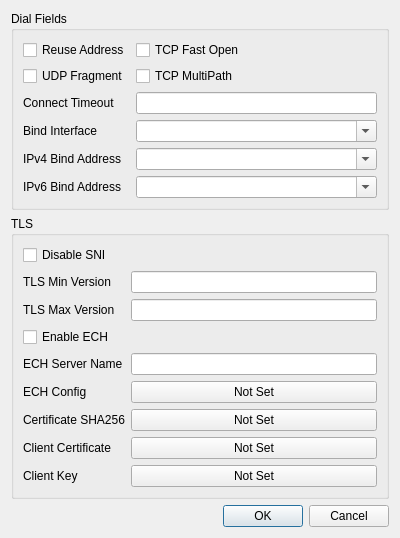
<?xml version="1.0" encoding="UTF-8"?>
<ui version="4.0">
 <class>EditAdvanced</class>
 <widget class="QDialog" name="EditAdvanced">
  <property name="geometry">
   <rect>
    <x>0</x>
    <y>0</y>
    <width>400</width>
    <height>534</height>
   </rect>
  </property>
  <property name="windowTitle">
   <string>Dialog</string>
  </property>
  <layout class="QGridLayout" name="gridLayout">
   <item row="0" column="0">
    <widget class="QGroupBox" name="dial_box">
     <property name="title">
      <string>Dial Fields</string>
     </property>
     <layout class="QGridLayout" name="gridLayout_2">
      <item row="2" column="0">
       <widget class="QLabel" name="label">
        <property name="text">
         <string>Connect Timeout</string>
        </property>
       </widget>
      </item>
      <item row="2" column="1">
       <widget class="QLineEdit" name="connect_timeout"/>
      </item>
      <item row="3" column="0">
       <widget class="QLabel" name="label_bind_ifc">
        <property name="text">
         <string>Bind Interface</string>
        </property>
       </widget>
      </item>
      <item row="3" column="1">
       <widget class="QComboBox" name="bind_interface">
        <property name="editable">
         <bool>true</bool>
        </property>
       </widget>
      </item>
      <item row="4" column="0">
       <widget class="QLabel" name="label_inet4_bind">
        <property name="text">
         <string>IPv4 Bind Address</string>
        </property>
       </widget>
      </item>
      <item row="4" column="1">
       <widget class="QComboBox" name="inet4_bind_address">
        <property name="editable">
         <bool>true</bool>
        </property>
       </widget>
      </item>
      <item row="5" column="0">
       <widget class="QLabel" name="label_inet6_bind">
        <property name="text">
         <string>IPv6 Bind Address</string>
        </property>
       </widget>
      </item>
      <item row="5" column="1">
       <widget class="QComboBox" name="inet6_bind_address">
        <property name="editable">
         <bool>true</bool>
        </property>
       </widget>
      </item>
      <item row="0" column="1">
       <widget class="QCheckBox" name="tcp_fast_open">
        <property name="text">
         <string>TCP Fast Open</string>
        </property>
       </widget>
      </item>
      <item row="1" column="1">
       <widget class="QCheckBox" name="tcp_multipath">
        <property name="text">
         <string>TCP MultiPath</string>
        </property>
       </widget>
      </item>
      <item row="0" column="0">
       <widget class="QCheckBox" name="reuse_addr">
        <property name="text">
         <string>Reuse Address</string>
        </property>
       </widget>
      </item>
      <item row="1" column="0">
       <widget class="QCheckBox" name="udp_fragment">
        <property name="text">
         <string>UDP Fragment</string>
        </property>
       </widget>
      </item>
     </layout>
    </widget>
   </item>
   <item row="2" column="0">
    <widget class="QDialogButtonBox" name="buttonBox">
     <property name="orientation">
      <enum>Qt::Orientation::Horizontal</enum>
     </property>
     <property name="standardButtons">
      <set>QDialogButtonBox::StandardButton::Cancel|QDialogButtonBox::StandardButton::Ok</set>
     </property>
    </widget>
   </item>
   <item row="1" column="0">
    <widget class="QGroupBox" name="tls_box">
     <property name="title">
      <string>TLS</string>
     </property>
     <layout class="QFormLayout" name="formLayout">
      <item row="3" column="0">
       <widget class="QCheckBox" name="enable_ech">
        <property name="text">
         <string>Enable ECH</string>
        </property>
       </widget>
      </item>
      <item row="5" column="0">
       <widget class="QLabel" name="label_2">
        <property name="text">
         <string>ECH Config</string>
        </property>
       </widget>
      </item>
      <item row="5" column="1">
       <widget class="QPushButton" name="ech_config">
        <property name="text">
         <string>Not Set</string>
        </property>
       </widget>
      </item>
      <item row="6" column="0">
       <widget class="QLabel" name="label_3">
        <property name="text">
         <string>Certificate SHA256</string>
        </property>
       </widget>
      </item>
      <item row="6" column="1">
       <widget class="QPushButton" name="cert_sha256">
        <property name="text">
         <string>Not Set</string>
        </property>
       </widget>
      </item>
      <item row="7" column="0">
       <widget class="QLabel" name="label_4">
        <property name="text">
         <string>Client Certificate</string>
        </property>
       </widget>
      </item>
      <item row="7" column="1">
       <widget class="QPushButton" name="client_cert">
        <property name="text">
         <string>Not Set</string>
        </property>
       </widget>
      </item>
      <item row="8" column="0">
       <widget class="QLabel" name="label_5">
        <property name="text">
         <string>Client Key</string>
        </property>
       </widget>
      </item>
      <item row="8" column="1">
       <widget class="QPushButton" name="client_key">
        <property name="text">
         <string>Not Set</string>
        </property>
       </widget>
      </item>
      <item row="0" column="0">
       <widget class="QCheckBox" name="disable_sni">
        <property name="text">
         <string>Disable SNI</string>
        </property>
       </widget>
      </item>
      <item row="1" column="0">
       <widget class="QLabel" name="label_6">
        <property name="text">
         <string>TLS Min Version</string>
        </property>
       </widget>
      </item>
      <item row="1" column="1">
       <widget class="QLineEdit" name="min_version"/>
      </item>
      <item row="2" column="0">
       <widget class="QLabel" name="label_7">
        <property name="text">
         <string>TLS Max Version</string>
        </property>
       </widget>
      </item>
      <item row="2" column="1">
       <widget class="QLineEdit" name="max_version"/>
      </item>
      <item row="4" column="0">
       <widget class="QLabel" name="label_8">
        <property name="toolTip">
         <string>&lt;html&gt;&lt;head/&gt;&lt;body&gt;&lt;h4 style=&quot; margin-top:12px; margin-bottom:12px; margin-left:0px; margin-right:0px; -qt-block-indent:0; text-indent:0px;&quot;&gt;&lt;a name=&quot;query_server_name&quot;/&gt;&lt;span style=&quot; font-size:medium; font-weight:700;&quot;&gt;q&lt;/span&gt;&lt;span style=&quot; font-size:medium; font-weight:700;&quot;&gt;uery_server_name in sing-box&lt;/span&gt;&lt;/h4&gt;&lt;/body&gt;&lt;/html&gt;</string>
        </property>
        <property name="text">
         <string>ECH Server Name</string>
        </property>
       </widget>
      </item>
      <item row="4" column="1">
       <widget class="QLineEdit" name="ech_server_name"/>
      </item>
     </layout>
    </widget>
   </item>
  </layout>
 </widget>
 <resources/>
 <connections>
  <connection>
   <sender>buttonBox</sender>
   <signal>accepted()</signal>
   <receiver>EditAdvanced</receiver>
   <slot>accept()</slot>
   <hints>
    <hint type="sourcelabel">
     <x>248</x>
     <y>254</y>
    </hint>
    <hint type="destinationlabel">
     <x>157</x>
     <y>274</y>
    </hint>
   </hints>
  </connection>
  <connection>
   <sender>buttonBox</sender>
   <signal>rejected()</signal>
   <receiver>EditAdvanced</receiver>
   <slot>reject()</slot>
   <hints>
    <hint type="sourcelabel">
     <x>316</x>
     <y>260</y>
    </hint>
    <hint type="destinationlabel">
     <x>286</x>
     <y>274</y>
    </hint>
   </hints>
  </connection>
 </connections>
</ui>
